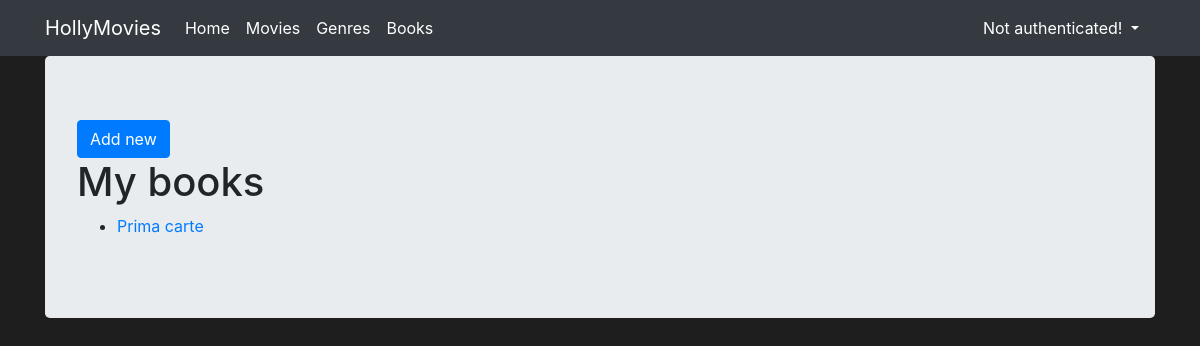
The page /books/ on the database as committed earlier.
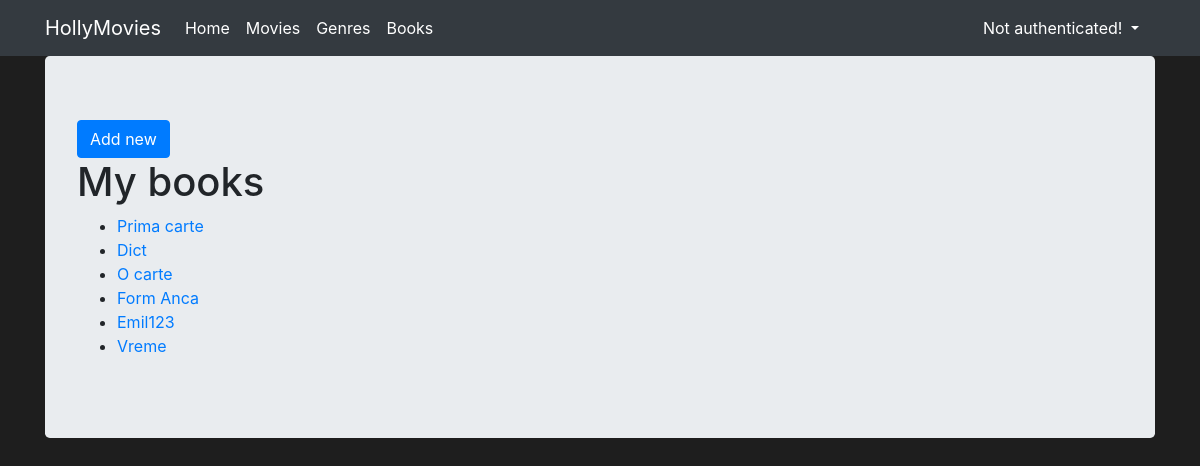
The same page on the database as committed later.
### books/models.py (models this page shows, shortened)
class Book(Model):
    title = CharField(max_length=128)
    description = TextField()
    author = ForeignKey(Author, on_delete=DO_NOTHING)
    isbn = CharField(max_length=13)
    created = DateTimeField(auto_now_add=True)

### books/views.py (the view)
# urls.py: path('', BooksView.as_view(), name='books'),
class BooksView(ListView):
    template_name = 'books.html'
    model = Book

### books/templates/books.html
{% extends 'base.html' %}
{% block content %}
<a href="{% url 'books_create' %}" class="btn btn-primary">Add new</a>
<h1>My books</h1>
<ul>
{% for book in object_list %}
  <li>
    <a href="{% url 'book_detail' book.id %}">{{ book.title }}</a>
  </li>
{% endfor %}
</ul>
{% endblock %}

Rows that differ between the two databases and show on the page:
added Book: title "Dict"
added Book: title "O carte"
added Book: title "Form Anca"
added Book: title "Emil123"
added Book: title "Vreme"
